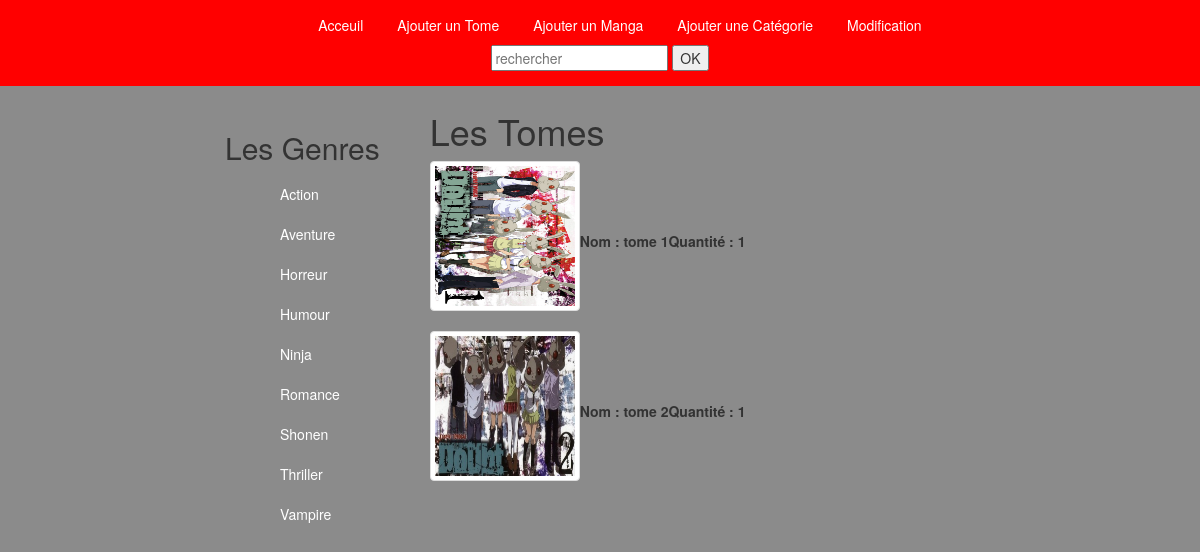
Page /index.php?action=tome&id=1 on the committed database.
### tables this page shows
CREATE TABLE `category` (
  `ID` int(11) NOT NULL,
  `category` varchar(255) NOT NULL
);

CREATE TABLE `tome` (
  `ID` int(11) NOT NULL,
  `name` varchar(255) NOT NULL,
  `manga` int(11) NOT NULL,
  `picture` varchar(255) NOT NULL,
  `quantite` int(11) NOT NULL
);

### model/ViewManager.php (called while the page is built, shortened)
<?php
class ViewManager extends Manager{
	public function category(){
		$db = $this->dbConnect();
		$req = $db->query('SELECT * FROM category ORDER BY category');
		return $req;
	}
	public function listTome($mangaID){
		$db = $this->dbConnect();
		$req = $db->prepare('SELECT * FROM tome WHERE manga = ? ');
		$req->execute(array($mangaID));
		return $req;
	}
}

### controller/frontend.php (called while the page is built, shortened)
<?php
require_once('model/ViewManager.php');
function tome(){
	$viewManager = new ViewManager();
	$tome = $viewManager->listTome($_GET['id']);
	$category = $viewManager->category();
	require('view/frontend/tomeView.php');
}

### view/frontend/tomeView.php (the view, shortened to what this page needs)
<?php
while ($data = $category->fetch()){
	?>
	<li><a href="index.php?action=selectCategory&amp;id=<?= $data['ID'] ?>"><?= $data['category'] ?></a></li>
	<?php
}
?>
<h1>Les Tomes</h1>
<table>
	<?php
	while ($tomes = $tome->fetch()){
		?>
		<tr>
			<th>
				<?php
				if ($tomes['quantite'] > 0){
					?>
					<img src="public/image/<?= $tomes['picture']; ?>" class="thumbnail">
					<?php
				}else{
					?>
					<img src="public/image/<?= $tomes['picture']; ?>" class="thumbnail" style="-webkit-filter: grayscale(100%); -webkit-filter: grayscale(100%);">
					<?php
				}
				?>
			</th>
			<th><p>Nom : <?= $tomes['name'] ?></p></th>
			<th><p>Quantité : <?= $tomes['quantite']; ?></p></th>
		</tr>
		<?php
	}
	?>
</table>
<?php require('template.php'); ?>

### public/css/style.css (style rules this page uses)
body { background: #8b8b8b !important; }
#menu li { list-style-type: none; padding: 10px 0; }
#menu li a { color: #fff; text-decoration: none; padding: 15px; border-radius: 5px; }
.thumbnail { width: 150px; height: 150px; }

### rows in the picture
category: category "Action"
category: category "Aventure"
category: category "Horreur"
category: category "Humour"
category: category "Ninja"
category: category "Romance"
category: category "Shonen"
category: category "Thriller"
category: category "Vampire"
tome: picture (picture), name "tome 1", quantite "1"
tome: picture (picture), name "tome 2", quantite "1"
